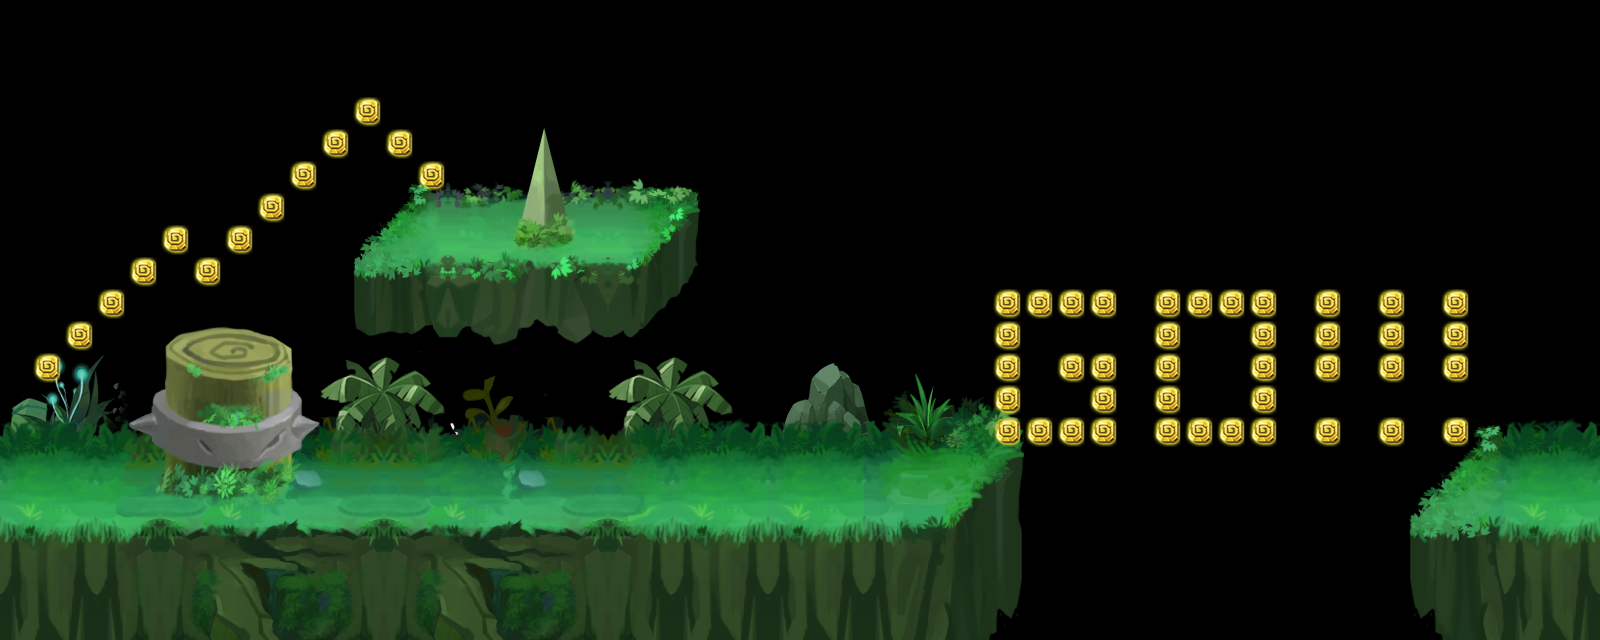

Rendered tile map (Tiled .tmx) drawn with the repository's tilesets; below, a short description and the map source with its tile grids summarised:
An orthogonal 50x20 tile map with 32x32 px tiles, 5 tile layers (root_2, root_1, rock_2, rock_1, ...), 5 tilesets and 10 objects.

<map version="1.0" orientation="orthogonal" renderorder="right-down" width="50" height="20" tilewidth="32" tileheight="32">
 <tileset firstgid="1" source="caodi.tsx" />
 <tileset firstgid="49" source="gold.tsx" />
 <tileset firstgid="52" source="map1.tsx" />
 <tileset firstgid="1014" source="zhangai3.tsx" />
 <tileset firstgid="1278" source="zhongdian.tsx" />
 <layer name="root_2" width="50" height="20">
  <data>[1000 cells, 64 non-empty, 48 distinct tile ids]</data>
 </layer>
 <layer name="root_1" width="50" height="20">
  <data>[1000 cells, 310 non-empty, 181 distinct tile ids]</data>
 </layer>
 <layer name="rock_2" width="50" height="20">
  <data>[1000 cells, 66 non-empty, 66 distinct tile ids]</data>
 </layer>
 <layer name="rock_1" width="50" height="20">
  <data>[1000 cells, 44 non-empty, 44 distinct tile ids]</data>
 </layer>
 <layer name="jewel" width="50" height="20">
  <data>[1000 cells, 53 non-empty, 1 distinct tile ids]</data>
 </layer>
 <objectgroup name="enemy_1" />
 <objectgroup name="enemy_2">
  <object x="1078" y="512">
   <ellipse />
  </object>
  <object x="1175" y="512">
   <ellipse />
  </object>
  <object x="1271" y="512">
   <ellipse />
  </object>
  <object x="1366" y="512">
   <ellipse />
  </object>
  <object x="1366" y="226">
   <ellipse />
  </object>
  <object x="1271" y="226">
   <ellipse />
  </object>
  <object x="1078" y="226">
   <ellipse />
  </object>
  <object x="1175" y="226">
   <ellipse />
  </object>
  <object x="768" y="384">
   <ellipse />
  </object>
  <object x="862.667" y="382.667">
   <ellipse />
  </object>
 </objectgroup>
</map>
